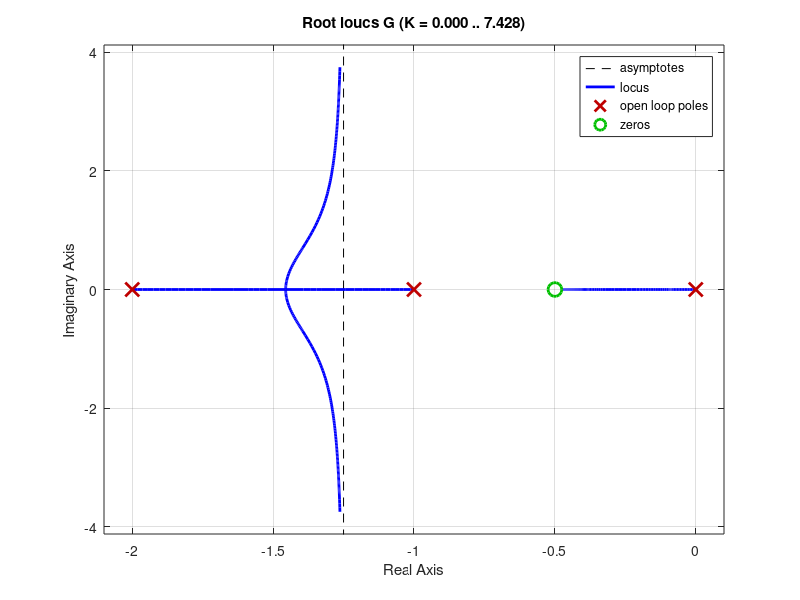
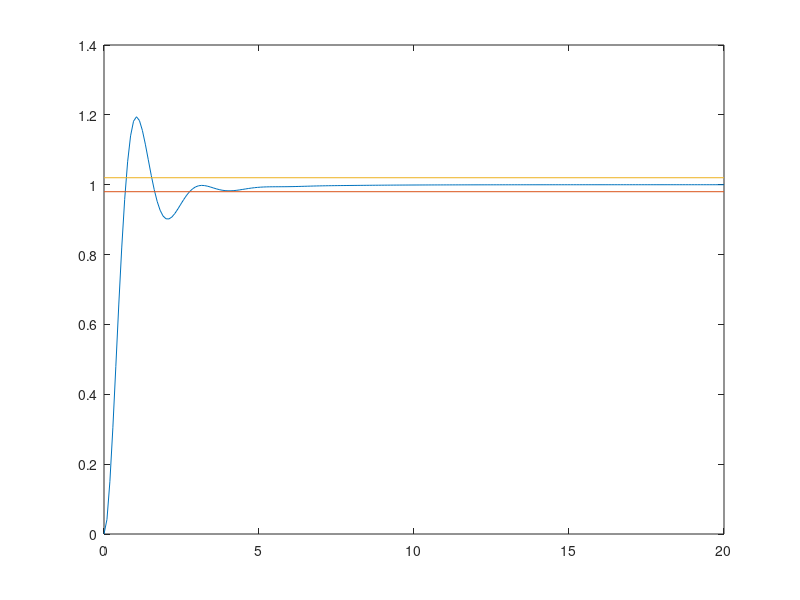

Source code (MATLAB) for these figures, in order: (Note: this script raises an error after producing the figures.)
% B6'22
% G = (2s+1)/(s(s+1)(s+2))
% 1. Polos dominantes
ts = 3;
mp = 0.3;
sig = 4/ts;
wd = -sig/log(mp)*pi;
s1 = -sig+wd*1i;

% Verificar si cumple con solo K
numla = [2 1];
denp1 = conv([1 0],[1 1]);
denla = conv([1,2],denp1);
Go = tf(numla,denla)
% Gc1=tf(1,[1,.5])
Gc1=1;
G = Go*Gc1
figure(1)
rlocus(G)


K = 5
T = K*G/(1+K*G)
[y,t]=step(T);
figure(2)
plot(t,y)
hold on
plot([t(1),t(end)],[0.98,0.98]);
plot([t(1),t(end)],[1.02,1.02]);
hold off
% NO cumple
%% ya no requiero nada mas
%3. Deficiencia de angulo
syms s
g = (2*s+1)/(s*(s+1)*(s+2)*(s+.5));
ag = double(angle(subs(g,s,s1)))*180/pi
phiT = 180-ag

ngc = 2;
phi = phiT/ngc;


%4. calculo de cero y polo del gc
sz=1
gcz=s+sz;
agcz = angle(s1+sz)*180/pi
sp = imag(s1)/tand(agcz-phi)-real(s1)
Gc=tf([1,sz],[1,sp]);

% Gc = tf(1,[1,.5])
figure(3)
rlocus(Gc^ngc*G)

Kc = 20;


T=Kc*Gc^ngc*G/(1+Kc*Gc^ngc*G)
[y,t]=step(T);
figure(4)
plot(t,y)
hold on
plot([t(1),t(end)],[0.98,0.98]);
plot([t(1),t(end)],[1.02,1.02]);
hold off


